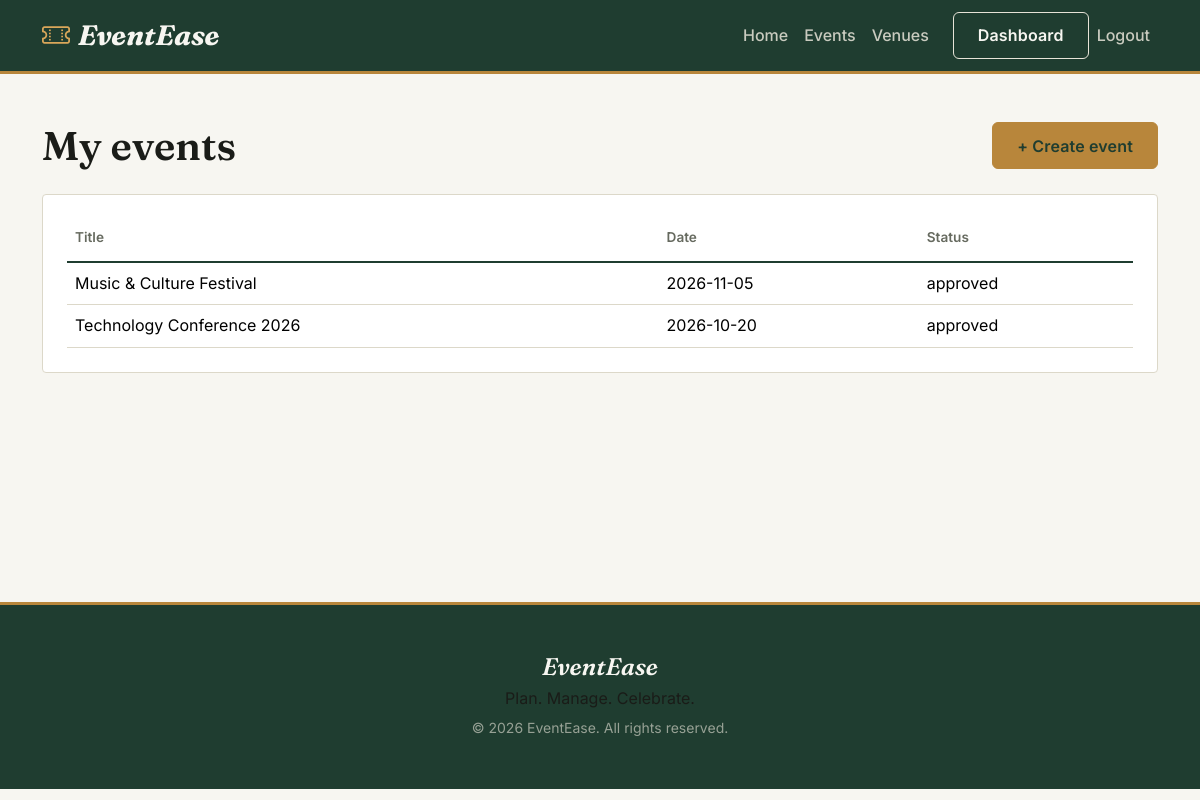
The page /organizer/my-events.php (signed in) on the database its author committed.
### tables this page shows
CREATE TABLE events(id INT AUTO_INCREMENT PRIMARY KEY,organizer_id INT NOT NULL,category_id INT,venue_id INT NULL,title VARCHAR(200) NOT NULL,slug VARCHAR(220),description TEXT,start_date DATE NOT NULL,end_date DATE,start_time TIME,end_time TIME,location VARCHAR(255),max_participants INT DEFAULT 0,image VARCHAR(255),status ENUM('pending','approved','rejected','completed','cancelled') DEFAULT 'pending',created_at TIMESTAMP DEFAULT CURRENT_TIMESTAMP,FOREIGN KEY(organizer_id) REFERENCES users(id) ON DELETE CASCADE,FOREIGN KEY(category_id) REFERENCES categories(id) ON DELETE SET NULL,FOREIGN KEY(venue_id) REFERENCES venues(id) ON DELETE SET NULL);

### organizer/my-events.php (the view, shortened to what this page needs)
<?php
require '../config/database.php';
$s = $pdo->prepare("SELECT * FROM events WHERE organizer_id = ? ORDER BY id DESC");
$s->execute([$_SESSION['user']['id']]);
$rows = $s->fetchAll(PDO::FETCH_ASSOC);
require '../includes/header.php';
?>
<div class="container py-5">
  <div class="d-flex justify-content-between align-items-center mb-4">
    <h1 class="mb-0">My events</h1>
    <a href="create-event.php" class="btn btn-primary">+ Create event</a>
  </div>
  <div class="table-wrap">
    <table class="table">
      <tr><th>Title</th><th>Date</th><th>Status</th></tr>
      <?php foreach ($rows as $r): ?>
        <tr>
          <td><?= htmlspecialchars($r['title']) ?></td>
          <td><?= $r['start_date'] ?></td>
          <td><?= $r['status'] ?></td>
        </tr>
      <?php endforeach; ?>
    </table>
  </div>
</div>
<?php require '../includes/footer.php'; ?>

### assets/css/style.css (style rules this page uses)
:root { --ink:#1A1C18; --forest:#1F3D30; --forest-light:#2C5544; --brass:#B8863B; --brass-light:#D9A75A; --paper:#F7F6F1; --white:#FFFFFF; --line:#DCD8C9; --ruby:#8C3B2E; --muted:#666A5F; --font-display:'Fraunces', Georgia, serif; --font-body:'Inter', system-ui, -apple-system, sans-serif; }
* { box-sizing:border-box }
body { background:var(--paper); color:var(--ink); font-family:var(--font-body); line-height:1.6; }
h1,h2,h3,h4,h5 { font-family:var(--font-display);color:var(--ink);font-weight:600 }
a { color:var(--forest) }
.btn { border-radius:6px;font-weight:600;padding:.65rem 1.5rem;letter-spacing:.01em }
.btn-primary { background:var(--brass);border-color:var(--brass);color:var(--forest) }
.table-wrap { background:var(--white);border-radius:4px;padding:24px;border:1px solid var(--line) }
.table { margin:0 }
.table th { border-bottom:2px solid var(--forest);color:var(--muted);font-weight:600; font-size:.85rem;padding-bottom:12px; }
.table td { vertical-align:middle;border-color:var(--line) }

### rows shown on the page
events: title "Music & Culture Festival", start_date "2026-11-05", status "approved"
events: title "Technology Conference 2026", start_date "2026-10-20", status "approved"
